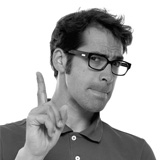
#> input picture staticfiles/jazzmin/img/default.jpg, 160 x 160 px
$ python -i utils.py   (imports and definitions only)
#> lines starting #> are read from the running program, lines starting #| are printed output that depends on the picture
import os
from PIL import Image
from io import BytesIO
from django.core.files import File
from django.core.files.uploadedfile import InMemoryUploadedFile
import uuid


# [69 lines left out: function optimize_image, not called in this run]


def create_thumbnail(image_file, size=(200, 150), quality=80):
    """
    Create a thumbnail version of an image.

    Args:
        image_file: The uploaded image file
        size: Tuple of (width, height) for thumbnail
        quality: JPEG quality (1-100, default: 80)

    Returns:
        InMemoryUploadedFile: Thumbnail image file
    """
#> called with image_file = '../staticfiles/jazzmin/img/default.jpg', size = (200, 150), quality = 80
    try:
        # Open the image
        img = Image.open(image_file)
#> img is the input picture: PIL image 160x160 RGB; min 0, max 255, mean 178.3

        # Convert to RGB if necessary
        if img.mode in ('RGBA', 'LA', 'P'):
            background = Image.new('RGB', img.size, (255, 255, 255))
            if img.mode == 'P':
                img = img.convert('RGBA')
            background.paste(img, mask=img.split()[-1] if img.mode == 'RGBA' else None)
            img = background
        elif img.mode != 'RGB':
            img = img.convert('RGB')

        # Create thumbnail
        img.thumbnail(size, Image.Resampling.LANCZOS)
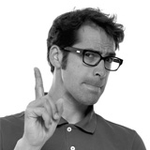
#> img: PIL image 150x150 RGB; min 0, max 255, mean 178.3

        # Save the thumbnail to memory
        output = BytesIO()
        img.save(output, format='JPEG', quality=quality, optimize=True)
        output.seek(0)

        # Generate a unique filename
        filename = f"thumb_{uuid.uuid4().hex}.jpg"

        # Create a new InMemoryUploadedFile
        thumbnail_file = InMemoryUploadedFile(
            output,
            'ImageField',
            filename,
            'image/jpeg',
            output.getbuffer().nbytes,
            None
        )

        return thumbnail_file

    except Exception as e:
        print(f"Thumbnail creation failed: {e}")
        return image_file


# [30 lines left out: function validate_image_file, not called in this run]

>>> result = create_thumbnail('../staticfiles/jazzmin/img/default.jpg')
